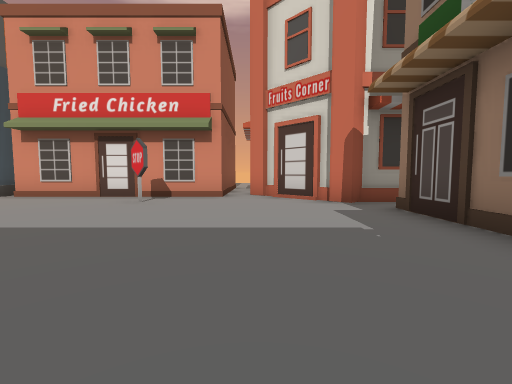
view 1 (above)

24 first-person views from a walk through a scene from a Unity 3-D project. The camera is 1.2 m above the floor, tilts 4° down and sees 90° across. The floor is counted in squares, 2 m on a side. Each view is taken from the middle of a square. On the plan, view 1 faces up. The plan holds only what a view shows up to about 9 squares ahead; the rest is blank. The place goes on beyond the plan. The player character is not drawn.

view 2
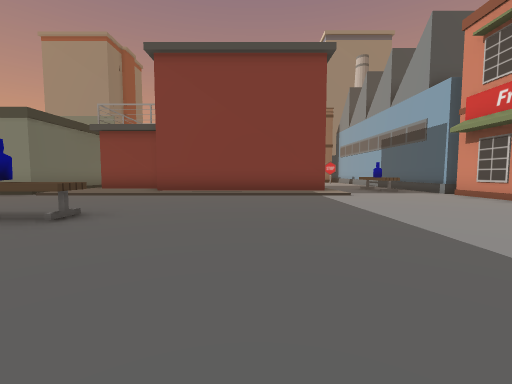

view 3
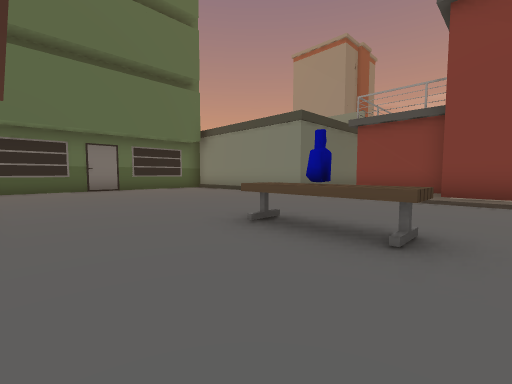

view 4
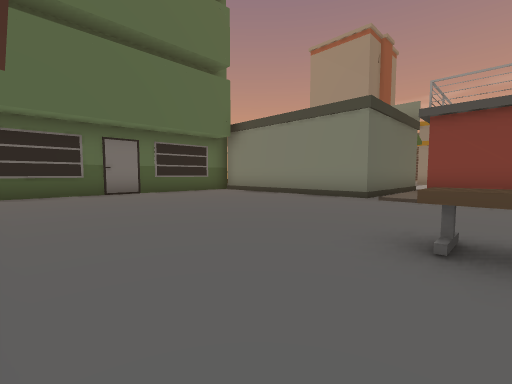

view 5
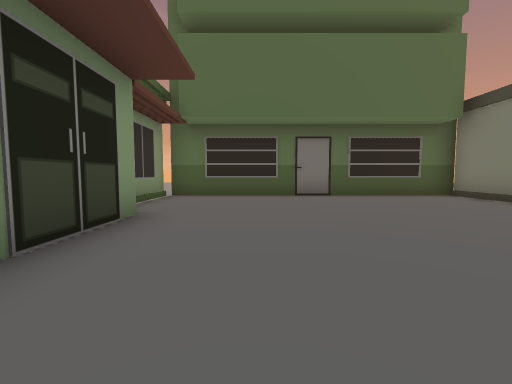

view 6
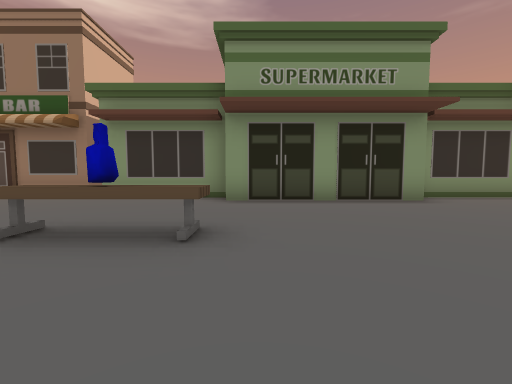

view 7
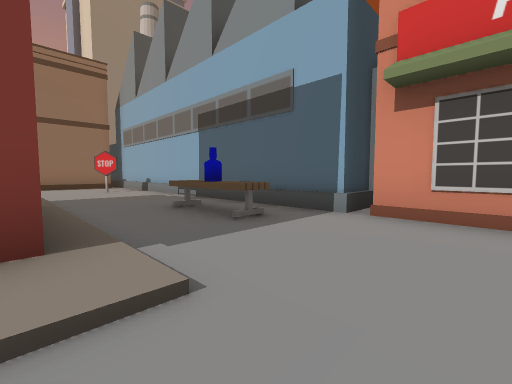

view 8
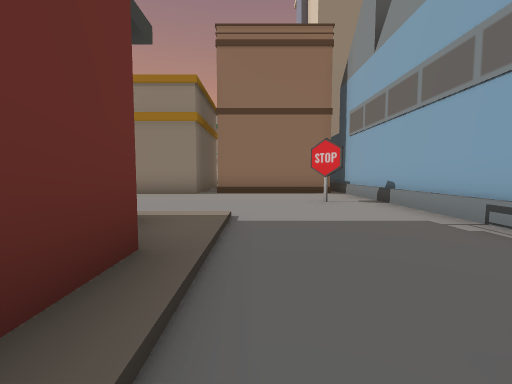

view 9
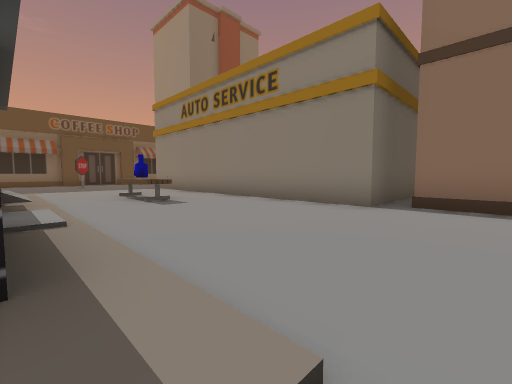

view 10
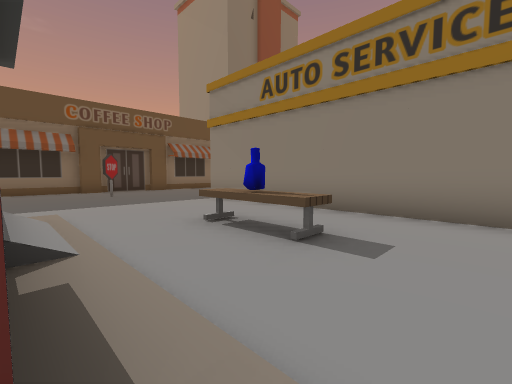

view 11
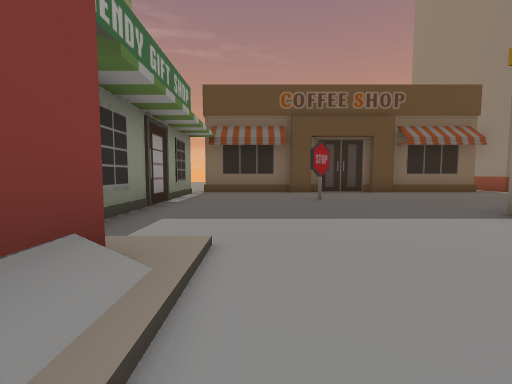

view 12
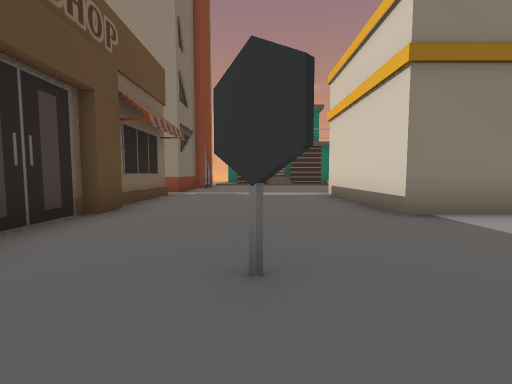

view 13
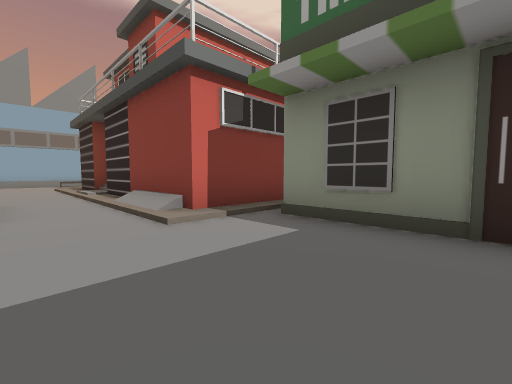

view 14
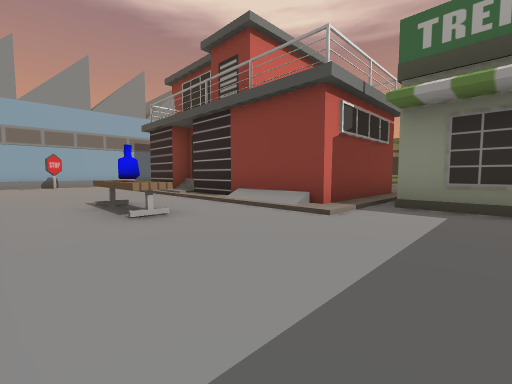

view 15
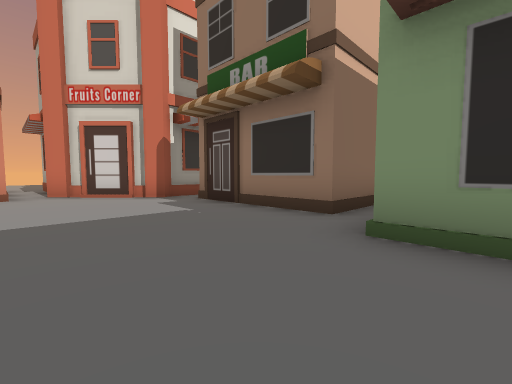

view 16
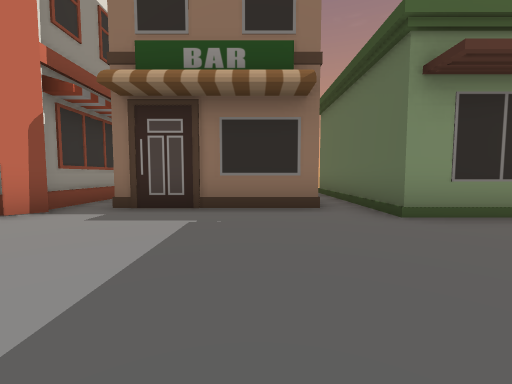

view 17
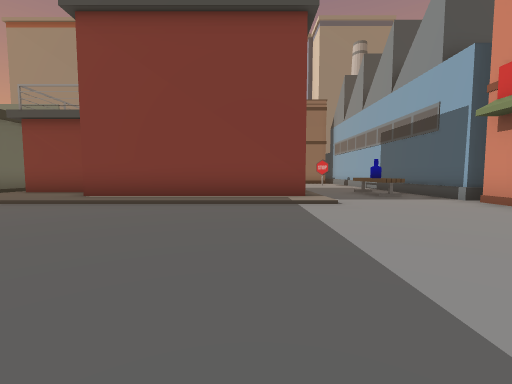

view 18
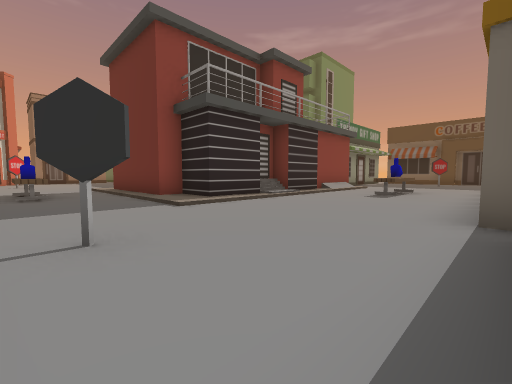

view 19
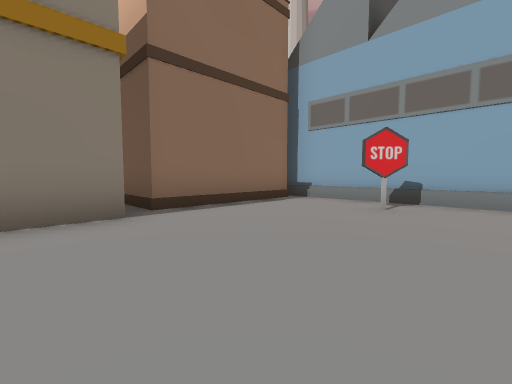

view 20
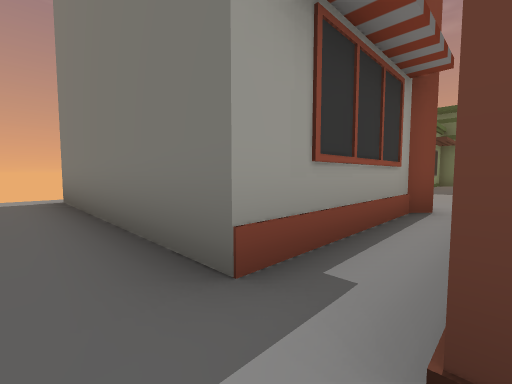

view 21
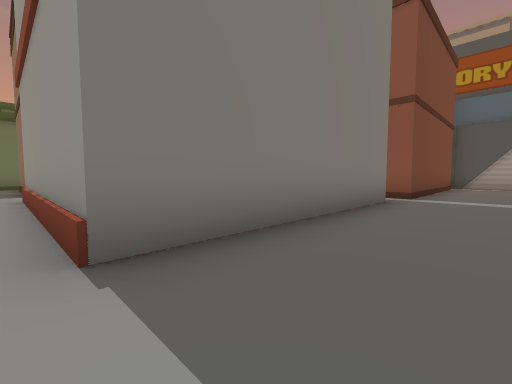

view 22
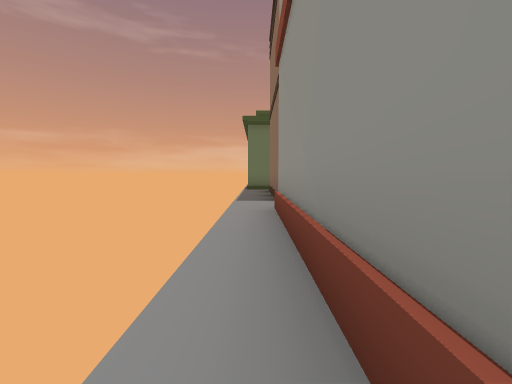

view 23
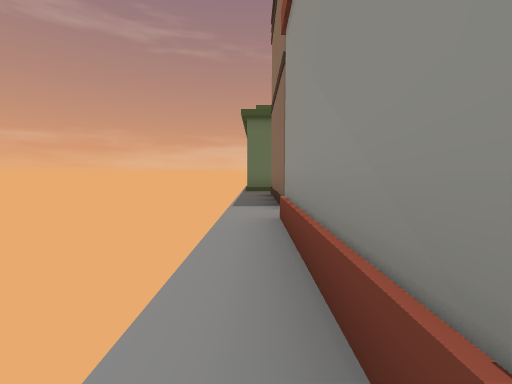

view 24
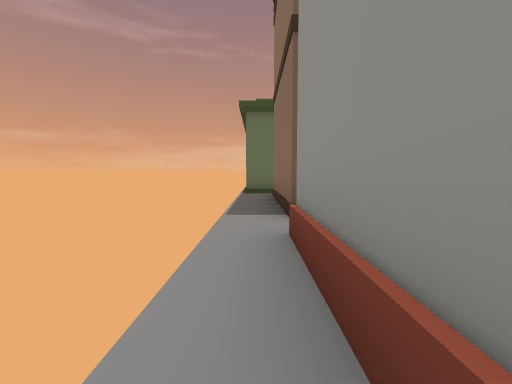

### Floor plan
Key: @ floor where view 1 was taken; # wall or solid block; x gap in a wall; . main floor; : floor 0.25 m higher than the main floor; / step, stairs or slope; = window, fence, low wall or low ledge; ^ raised ledge; B building; E bench; O other object.
Columns run from 19 left of view 1 to 6 right of it. Each row starts with its distance up from view 1.
 13             B.............
 12              .............
 11            B  #####x#####.
 10            B      #^    =.
  9                   #^    =.
  8     B B  B BB     #x    =.
  7  BBBBBBBBBBBB######.#   =.
  6  #...O....EE....O....####.
  5  #..O............O........
  4  #....................###.
  3 ##.....::####/........###.
  2 BBB....###  #/........###.
  1   B....##   #/........###.
  0   B..../#   #/.....@.BBBBB
 -1   B....##   #/.......B   B
 -2   B..E.#  ###/...E...B
 -3   B..E.#  #::/...E...B
 -4   B....####::/......B
 -5   B....///////......B
 -6 BBB.....#####.......B
 -7 ........#   #.......B
 -8 ........#   #........B
 -9 .....O..#   #........B
-10 ........#   #........B
-11 ........#   #B......BB
-12 #########     BBBBBB

Positions as (right, up) in squares from view 1, and headings:
1: (0, 0), facing up
2: (1, 1), facing left
3: (0, -1), facing down-left
4: (0, -3), facing down-left
5: (-1, -4), facing down
6: (-5, -4), facing right
7: (-5, 3), facing up-left
8: (-9, 4), facing left
9: (-12, 4), facing down-left
10: (-12, 0), facing down-left
11: (-13, -3), facing down
12: (-13, -9), facing left
13: (-14, -8), facing up-right
14: (-16, -7), facing up-right
15: (-1, -1), facing up-right
16: (-2, 2), facing right
17: (-1, 2), facing left
18: (-17, 6), facing down-right
19: (-13, 1), facing up-left
20: (-1, 12), facing down-right
21: (6, 13), facing down-left
22: (6, 10), facing down
23: (6, 9), facing down
24: (6, 8), facing down
